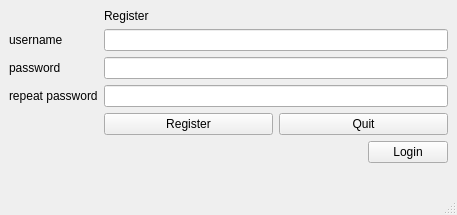
<?xml version="1.0" encoding="UTF-8"?>
<ui version="4.0">
 <class>MainWindow</class>
 <widget class="QMainWindow" name="MainWindow">
  <property name="geometry">
   <rect>
    <x>0</x>
    <y>0</y>
    <width>457</width>
    <height>215</height>
   </rect>
  </property>
  <property name="windowTitle">
   <string>Register</string>
  </property>
  <widget class="QWidget" name="centralwidget">
   <layout class="QFormLayout" name="formLayout">
    <item row="3" column="0">
     <widget class="QLabel" name="usernameLabel">
      <property name="text">
       <string>username</string>
      </property>
     </widget>
    </item>
    <item row="3" column="1">
     <widget class="QLineEdit" name="usernameLineEdit"/>
    </item>
    <item row="4" column="0">
     <widget class="QLabel" name="passwordLabel">
      <property name="text">
       <string>password</string>
      </property>
     </widget>
    </item>
    <item row="4" column="1">
     <widget class="QLineEdit" name="passwordLineEdit">
      <property name="echoMode">
       <enum>QLineEdit::Password</enum>
      </property>
     </widget>
    </item>
    <item row="5" column="0">
     <widget class="QLabel" name="repeatPasswordLabel">
      <property name="text">
       <string>repeat password</string>
      </property>
     </widget>
    </item>
    <item row="5" column="1">
     <widget class="QLineEdit" name="repeatPasswordLineEdit">
      <property name="echoMode">
       <enum>QLineEdit::Password</enum>
      </property>
     </widget>
    </item>
    <item row="7" column="1">
     <layout class="QHBoxLayout" name="horizontalLayout_2">
      <item>
       <spacer name="horizontalSpacer">
        <property name="orientation">
         <enum>Qt::Horizontal</enum>
        </property>
        <property name="sizeHint" stdset="0">
         <size>
          <width>40</width>
          <height>20</height>
         </size>
        </property>
       </spacer>
      </item>
      <item>
       <widget class="QPushButton" name="loginButton">
        <property name="text">
         <string>Login</string>
        </property>
       </widget>
      </item>
     </layout>
    </item>
    <item row="2" column="1">
     <widget class="QLabel" name="registerLabl">
      <property name="text">
       <string>Register</string>
      </property>
     </widget>
    </item>
    <item row="6" column="1">
     <layout class="QHBoxLayout" name="horizontalLayout">
      <item>
       <widget class="QPushButton" name="registerButton">
        <property name="text">
         <string>Register</string>
        </property>
       </widget>
      </item>
      <item>
       <widget class="QPushButton" name="quitButton">
        <property name="text">
         <string>Quit</string>
        </property>
       </widget>
      </item>
     </layout>
    </item>
   </layout>
  </widget>
  <widget class="QStatusBar" name="statusbar"/>
 </widget>
 <resources/>
 <connections/>
</ui>
